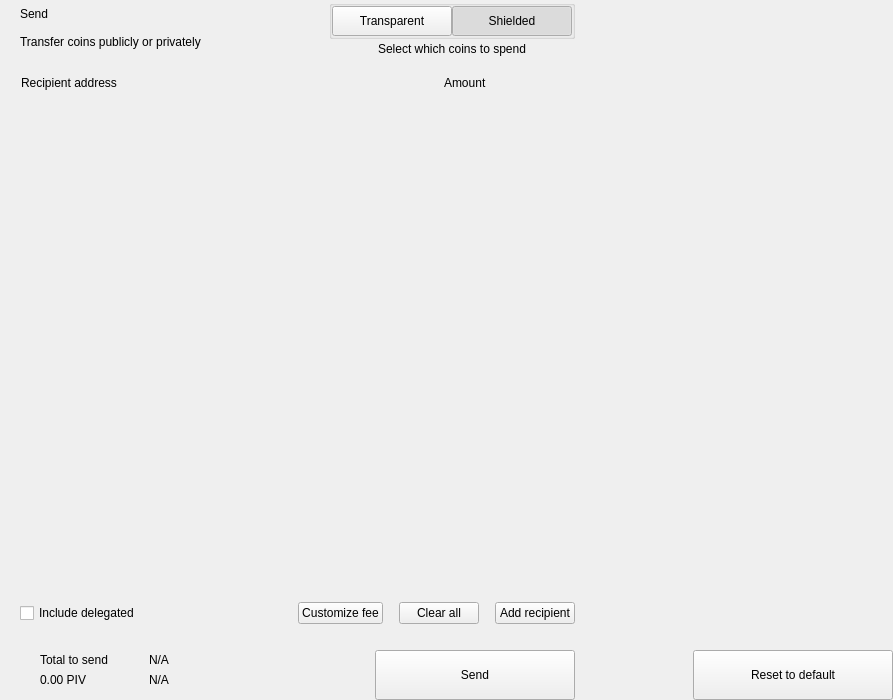
<?xml version="1.0" encoding="UTF-8"?>
<ui version="4.0">
 <class>send</class>
 <widget class="QWidget" name="send">
  <property name="geometry">
   <rect>
    <x>0</x>
    <y>0</y>
    <width>893</width>
    <height>700</height>
   </rect>
  </property>
  <property name="windowTitle">
   <string notr="true">N/A</string>
  </property>
  <layout class="QHBoxLayout" name="horizontalLayout_2" stretch="2,1">
   <property name="spacing">
    <number>0</number>
   </property>
   <property name="leftMargin">
    <number>0</number>
   </property>
   <property name="topMargin">
    <number>0</number>
   </property>
   <property name="rightMargin">
    <number>0</number>
   </property>
   <property name="bottomMargin">
    <number>0</number>
   </property>
   <item>
    <widget class="QWidget" name="left" native="true">
     <layout class="QVBoxLayout" name="verticalLayout_3">
      <property name="spacing">
       <number>0</number>
      </property>
      <property name="leftMargin">
       <number>0</number>
      </property>
      <property name="topMargin">
       <number>0</number>
      </property>
      <property name="rightMargin">
       <number>0</number>
      </property>
      <property name="bottomMargin">
       <number>0</number>
      </property>
      <item>
       <layout class="QVBoxLayout" name="verticalLayout_22" stretch="0,0,0,1,0,0,0,0">
        <property name="spacing">
         <number>0</number>
        </property>
        <item>
         <layout class="QHBoxLayout" name="horizontalLayout_3">
          <property name="spacing">
           <number>0</number>
          </property>
          <property name="leftMargin">
           <number>20</number>
          </property>
          <property name="rightMargin">
           <number>20</number>
          </property>
          <item>
           <layout class="QVBoxLayout" name="verticalLayout">
            <property name="spacing">
             <number>0</number>
            </property>
            <item>
             <widget class="QLabel" name="labelTitle">
              <property name="text">
               <string>Send</string>
              </property>
              <property name="alignment">
               <set>Qt::AlignLeading|Qt::AlignLeft|Qt::AlignVCenter</set>
              </property>
             </widget>
            </item>
            <item>
             <widget class="QLabel" name="labelSubtitle1">
              <property name="text">
               <string>Transfer coins publicly or privately</string>
              </property>
             </widget>
            </item>
           </layout>
          </item>
          <item>
           <spacer name="horizontalSpacer">
            <property name="orientation">
             <enum>Qt::Horizontal</enum>
            </property>
            <property name="sizeHint" stdset="0">
             <size>
              <width>40</width>
              <height>20</height>
             </size>
            </property>
           </spacer>
          </item>
          <item>
           <layout class="QVBoxLayout" name="verticalLayout_6">
            <property name="spacing">
             <number>3</number>
            </property>
            <item alignment="Qt::AlignHCenter">
             <widget class="QGroupBox" name="groupBox">
              <property name="styleSheet">
               <string notr="true">#groupBox{
padding-top:2px;
}</string>
              </property>
              <property name="title">
               <string/>
              </property>
              <property name="alignment">
               <set>Qt::AlignCenter</set>
              </property>
              <layout class="QHBoxLayout" name="horizontalLayout_4">
               <property name="spacing">
                <number>0</number>
               </property>
               <property name="leftMargin">
                <number>0</number>
               </property>
               <property name="topMargin">
                <number>0</number>
               </property>
               <property name="rightMargin">
                <number>0</number>
               </property>
               <property name="bottomMargin">
                <number>0</number>
               </property>
               <item>
                <widget class="QPushButton" name="pushLeft">
                 <property name="minimumSize">
                  <size>
                   <width>120</width>
                   <height>30</height>
                  </size>
                 </property>
                 <property name="maximumSize">
                  <size>
                   <width>120</width>
                   <height>30</height>
                  </size>
                 </property>
                 <property name="focusPolicy">
                  <enum>Qt::NoFocus</enum>
                 </property>
                 <property name="text">
                  <string>Transparent</string>
                 </property>
                 <property name="checkable">
                  <bool>true</bool>
                 </property>
                 <property name="autoExclusive">
                  <bool>true</bool>
                 </property>
                </widget>
               </item>
               <item>
                <widget class="QPushButton" name="pushRight">
                 <property name="minimumSize">
                  <size>
                   <width>120</width>
                   <height>30</height>
                  </size>
                 </property>
                 <property name="maximumSize">
                  <size>
                   <width>120</width>
                   <height>30</height>
                  </size>
                 </property>
                 <property name="focusPolicy">
                  <enum>Qt::NoFocus</enum>
                 </property>
                 <property name="text">
                  <string>Shielded</string>
                 </property>
                 <property name="checkable">
                  <bool>true</bool>
                 </property>
                 <property name="checked">
                  <bool>true</bool>
                 </property>
                 <property name="autoExclusive">
                  <bool>true</bool>
                 </property>
                </widget>
               </item>
              </layout>
             </widget>
            </item>
            <item alignment="Qt::AlignHCenter|Qt::AlignTop">
             <widget class="QLabel" name="labelSubtitle2">
              <property name="styleSheet">
               <string notr="true"/>
              </property>
              <property name="text">
               <string>Select which coins to spend</string>
              </property>
              <property name="alignment">
               <set>Qt::AlignCenter</set>
              </property>
              <property name="indent">
               <number>0</number>
              </property>
             </widget>
            </item>
           </layout>
          </item>
         </layout>
        </item>
        <item>
         <spacer name="verticalSpacer_2">
          <property name="orientation">
           <enum>Qt::Vertical</enum>
          </property>
          <property name="sizeType">
           <enum>QSizePolicy::Fixed</enum>
          </property>
          <property name="sizeHint" stdset="0">
           <size>
            <width>20</width>
            <height>20</height>
           </size>
          </property>
         </spacer>
        </item>
        <item>
         <layout class="QHBoxLayout" name="horizontalLayout" stretch="6,0,2">
          <property name="spacing">
           <number>0</number>
          </property>
          <property name="leftMargin">
           <number>10</number>
          </property>
          <property name="topMargin">
           <number>0</number>
          </property>
          <property name="rightMargin">
           <number>20</number>
          </property>
          <property name="bottomMargin">
           <number>0</number>
          </property>
          <item>
           <widget class="QLabel" name="labelSubtitleAddress">
            <property name="styleSheet">
             <string notr="true">margin-left:8px;</string>
            </property>
            <property name="text">
             <string>Recipient address</string>
            </property>
           </widget>
          </item>
          <item>
           <spacer name="horizontalSpacer_3">
            <property name="orientation">
             <enum>Qt::Horizontal</enum>
            </property>
            <property name="sizeType">
             <enum>QSizePolicy::Fixed</enum>
            </property>
            <property name="sizeHint" stdset="0">
             <size>
              <width>40</width>
              <height>1</height>
             </size>
            </property>
           </spacer>
          </item>
          <item>
           <widget class="QLabel" name="labelSubtitleAmount">
            <property name="text">
             <string>Amount</string>
            </property>
           </widget>
          </item>
         </layout>
        </item>
        <item>
         <widget class="QScrollArea" name="scrollArea">
          <property name="minimumSize">
           <size>
            <width>0</width>
            <height>350</height>
           </size>
          </property>
          <property name="styleSheet">
           <string notr="true">#scrollArea {
            background:transparent;
            margin-top:10px;
}</string>
          </property>
          <property name="horizontalScrollBarPolicy">
           <enum>Qt::ScrollBarAlwaysOff</enum>
          </property>
          <property name="sizeAdjustPolicy">
           <enum>QAbstractScrollArea::AdjustIgnored</enum>
          </property>
          <property name="widgetResizable">
           <bool>true</bool>
          </property>
          <property name="alignment">
           <set>Qt::AlignLeading|Qt::AlignLeft|Qt::AlignTop</set>
          </property>
          <widget class="QWidget" name="scrollAreaWidgetContents">
           <property name="geometry">
            <rect>
             <x>0</x>
             <y>0</y>
             <width>591</width>
             <height>16</height>
            </rect>
           </property>
           <property name="sizePolicy">
            <sizepolicy hsizetype="Preferred" vsizetype="Maximum">
             <horstretch>0</horstretch>
             <verstretch>0</verstretch>
            </sizepolicy>
           </property>
           <property name="autoFillBackground">
            <bool>false</bool>
           </property>
           <property name="styleSheet">
            <string notr="true">#scrollAreaWidgetContents {
             background:transparent;
             }</string>
           </property>
           <layout class="QVBoxLayout" name="verticalLayout_7">
            <property name="spacing">
             <number>0</number>
            </property>
            <property name="sizeConstraint">
             <enum>QLayout::SetDefaultConstraint</enum>
            </property>
            <property name="leftMargin">
             <number>0</number>
            </property>
            <property name="topMargin">
             <number>0</number>
            </property>
            <property name="rightMargin">
             <number>0</number>
            </property>
            <property name="bottomMargin">
             <number>0</number>
            </property>
           </layout>
          </widget>
         </widget>
        </item>
        <item>
         <spacer name="verticalSpacer_4">
          <property name="orientation">
           <enum>Qt::Vertical</enum>
          </property>
          <property name="sizeType">
           <enum>QSizePolicy::Fixed</enum>
          </property>
          <property name="sizeHint" stdset="0">
           <size>
            <width>20</width>
            <height>20</height>
           </size>
          </property>
         </spacer>
        </item>
        <item>
         <layout class="QHBoxLayout" name="horizontalLayout_20">
          <property name="spacing">
           <number>6</number>
          </property>
          <property name="leftMargin">
           <number>20</number>
          </property>
          <property name="rightMargin">
           <number>20</number>
          </property>
          <item>
           <widget class="QCheckBox" name="checkBoxDelegations">
            <property name="layoutDirection">
             <enum>Qt::LeftToRight</enum>
            </property>
            <property name="text">
             <string>Include delegated</string>
            </property>
           </widget>
          </item>
          <item>
           <spacer name="horizontalSpacer_4">
            <property name="orientation">
             <enum>Qt::Horizontal</enum>
            </property>
            <property name="sizeHint" stdset="0">
             <size>
              <width>10</width>
              <height>20</height>
             </size>
            </property>
           </spacer>
          </item>
          <item>
           <widget class="QPushButton" name="pushButtonFee">
            <property name="focusPolicy">
             <enum>Qt::NoFocus</enum>
            </property>
            <property name="text">
             <string>Customize fee</string>
            </property>
           </widget>
          </item>
          <item>
           <spacer name="horizontalSpacer_11">
            <property name="orientation">
             <enum>Qt::Horizontal</enum>
            </property>
            <property name="sizeType">
             <enum>QSizePolicy::Minimum</enum>
            </property>
            <property name="sizeHint" stdset="0">
             <size>
              <width>10</width>
              <height>20</height>
             </size>
            </property>
           </spacer>
          </item>
          <item>
           <widget class="QPushButton" name="pushButtonClear">
            <property name="focusPolicy">
             <enum>Qt::NoFocus</enum>
            </property>
            <property name="layoutDirection">
             <enum>Qt::RightToLeft</enum>
            </property>
            <property name="text">
             <string>Clear all</string>
            </property>
           </widget>
          </item>
          <item>
           <spacer name="horizontalSpacer_6">
            <property name="orientation">
             <enum>Qt::Horizontal</enum>
            </property>
            <property name="sizeType">
             <enum>QSizePolicy::Fixed</enum>
            </property>
            <property name="sizeHint" stdset="0">
             <size>
              <width>10</width>
              <height>20</height>
             </size>
            </property>
           </spacer>
          </item>
          <item>
           <widget class="QPushButton" name="pushButtonAddRecipient">
            <property name="focusPolicy">
             <enum>Qt::NoFocus</enum>
            </property>
            <property name="text">
             <string>Add recipient</string>
            </property>
           </widget>
          </item>
         </layout>
        </item>
        <item>
         <spacer name="verticalSpacer">
          <property name="orientation">
           <enum>Qt::Vertical</enum>
          </property>
          <property name="sizeType">
           <enum>QSizePolicy::Fixed</enum>
          </property>
          <property name="sizeHint" stdset="0">
           <size>
            <width>20</width>
            <height>16</height>
           </size>
          </property>
         </spacer>
        </item>
        <item>
         <layout class="QHBoxLayout" name="horizontalLayout_7">
          <property name="rightMargin">
           <number>20</number>
          </property>
          <item>
           <layout class="QHBoxLayout" name="horizontalLayout_10">
            <property name="spacing">
             <number>0</number>
            </property>
            <property name="leftMargin">
             <number>8</number>
            </property>
            <item>
             <widget class="QStackedWidget" name="stackedWidget">
              <property name="minimumSize">
               <size>
                <width>0</width>
                <height>60</height>
               </size>
              </property>
              <property name="maximumSize">
               <size>
                <width>16777215</width>
                <height>60</height>
               </size>
              </property>
              <widget class="QWidget" name="page1">
               <layout class="QVBoxLayout" name="verticalLayout_71" stretch="0">
                <property name="spacing">
                 <number>6</number>
                </property>
                <property name="leftMargin">
                 <number>12</number>
                </property>
                <property name="topMargin">
                 <number>0</number>
                </property>
                <property name="rightMargin">
                 <number>0</number>
                </property>
                <property name="bottomMargin">
                 <number>0</number>
                </property>
                <item>
                 <widget class="QWidget" name="coinWidget" native="true">
                  <property name="minimumSize">
                   <size>
                    <width>0</width>
                    <height>60</height>
                   </size>
                  </property>
                  <property name="maximumSize">
                   <size>
                    <width>16777215</width>
                    <height>60</height>
                   </size>
                  </property>
                  <layout class="QHBoxLayout" name="horizontalLayout_9">
                   <property name="spacing">
                    <number>0</number>
                   </property>
                   <property name="leftMargin">
                    <number>20</number>
                   </property>
                   <property name="topMargin">
                    <number>10</number>
                   </property>
                   <property name="rightMargin">
                    <number>20</number>
                   </property>
                   <property name="bottomMargin">
                    <number>10</number>
                   </property>
                   <item>
                    <layout class="QVBoxLayout" name="verticalSend">
                     <property name="spacing">
                      <number>0</number>
                     </property>
                     <item>
                      <widget class="QLabel" name="labelTitleTotalSend">
                       <property name="text">
                        <string>Total to send</string>
                       </property>
                      </widget>
                     </item>
                     <item>
                      <widget class="QLabel" name="labelAmountSend">
                       <property name="text">
                        <string notr="true">0.00 PIV</string>
                       </property>
                      </widget>
                     </item>
                    </layout>
                   </item>
                   <item>
                    <spacer name="horizontalSpacer_9">
                     <property name="orientation">
                      <enum>Qt::Horizontal</enum>
                     </property>
                     <property name="sizeType">
                      <enum>QSizePolicy::Fixed</enum>
                     </property>
                     <property name="sizeHint" stdset="0">
                      <size>
                       <width>20</width>
                       <height>20</height>
                      </size>
                     </property>
                    </spacer>
                   </item>
                   <item>
                    <widget class="QLabel" name="labelLine">
                     <property name="minimumSize">
                      <size>
                       <width>1</width>
                       <height>0</height>
                      </size>
                     </property>
                     <property name="maximumSize">
                      <size>
                       <width>1</width>
                       <height>16777215</height>
                      </size>
                     </property>
                     <property name="text">
                      <string/>
                     </property>
                    </widget>
                   </item>
                   <item>
                    <spacer name="horizontalSpacer_10">
                     <property name="orientation">
                      <enum>Qt::Horizontal</enum>
                     </property>
                     <property name="sizeType">
                      <enum>QSizePolicy::Fixed</enum>
                     </property>
                     <property name="sizeHint" stdset="0">
                      <size>
                       <width>20</width>
                       <height>20</height>
                      </size>
                     </property>
                    </spacer>
                   </item>
                   <item>
                    <layout class="QVBoxLayout" name="verticalRemaining">
                     <property name="spacing">
                      <number>0</number>
                     </property>
                     <item>
                      <widget class="QLabel" name="labelTitleTotalRemaining">
                       <property name="text">
                        <string notr="true">N/A</string>
                       </property>
                      </widget>
                     </item>
                     <item>
                      <widget class="QLabel" name="labelAmountRemaining">
                       <property name="text">
                        <string notr="true">N/A</string>
                       </property>
                      </widget>
                     </item>
                    </layout>
                   </item>
                  </layout>
                 </widget>
                </item>
               </layout>
              </widget>
              <widget class="QWidget" name="page_2"/>
             </widget>
            </item>
           </layout>
          </item>
          <item>
           <spacer name="horizontalSpacer_5">
            <property name="orientation">
             <enum>Qt::Horizontal</enum>
            </property>
            <property name="sizeType">
             <enum>QSizePolicy::Expanding</enum>
            </property>
            <property name="sizeHint" stdset="0">
             <size>
              <width>40</width>
              <height>20</height>
             </size>
            </property>
           </spacer>
          </item>
          <item alignment="Qt::AlignBottom">
           <widget class="QPushButton" name="pushButtonSave">
            <property name="minimumSize">
             <size>
              <width>200</width>
              <height>50</height>
             </size>
            </property>
            <property name="maximumSize">
             <size>
              <width>200</width>
              <height>50</height>
             </size>
            </property>
            <property name="focusPolicy">
             <enum>Qt::NoFocus</enum>
            </property>
            <property name="text">
             <string>Send</string>
            </property>
           </widget>
          </item>
         </layout>
        </item>
       </layout>
      </item>
     </layout>
    </widget>
   </item>
   <item>
    <widget class="QWidget" name="right" native="true">
     <layout class="QVBoxLayout" name="verticalLayout_5">
      <property name="leftMargin">
       <number>0</number>
      </property>
      <property name="topMargin">
       <number>0</number>
      </property>
      <property name="rightMargin">
       <number>0</number>
      </property>
      <property name="bottomMargin">
       <number>0</number>
      </property>
      <item>
       <layout class="QVBoxLayout" name="verticalLayout_4">
        <property name="spacing">
         <number>6</number>
        </property>
        <item>
         <widget class="OptionButton" name="btnCoinControl" native="true">
          <property name="minimumSize">
           <size>
            <width>0</width>
            <height>50</height>
           </size>
          </property>
         </widget>
        </item>
        <item>
         <widget class="OptionButton" name="btnChangeAddress" native="true">
          <property name="minimumSize">
           <size>
            <width>0</width>
            <height>50</height>
           </size>
          </property>
         </widget>
        </item>
        <item>
         <widget class="OptionButton" name="btnUri" native="true">
          <property name="minimumSize">
           <size>
            <width>0</width>
            <height>50</height>
           </size>
          </property>
         </widget>
        </item>
        <item>
         <widget class="OptionButton" name="btnShieldCoins" native="true">
          <property name="minimumSize">
           <size>
            <width>0</width>
            <height>50</height>
           </size>
          </property>
         </widget>
        </item>
        <item>
         <spacer name="verticalSpacer_5">
          <property name="orientation">
           <enum>Qt::Vertical</enum>
          </property>
          <property name="sizeHint" stdset="0">
           <size>
            <width>20</width>
            <height>40</height>
           </size>
          </property>
         </spacer>
        </item>
        <item>
         <layout class="QHBoxLayout" name="horizontalLayout_8">
          <item>
           <spacer name="horizontalSpacer_7">
            <property name="orientation">
             <enum>Qt::Horizontal</enum>
            </property>
            <property name="sizeHint" stdset="0">
             <size>
              <width>40</width>
              <height>20</height>
             </size>
            </property>
           </spacer>
          </item>
          <item>
           <widget class="QPushButton" name="pushButtonReset">
            <property name="minimumSize">
             <size>
              <width>200</width>
              <height>50</height>
             </size>
            </property>
            <property name="maximumSize">
             <size>
              <width>200</width>
              <height>50</height>
             </size>
            </property>
            <property name="focusPolicy">
             <enum>Qt::NoFocus</enum>
            </property>
            <property name="text">
             <string>Reset to default</string>
            </property>
           </widget>
          </item>
         </layout>
        </item>
       </layout>
      </item>
     </layout>
    </widget>
   </item>
  </layout>
 </widget>
 <customwidgets>
  <customwidget>
   <class>OptionButton</class>
   <extends>QWidget</extends>
   <header>qt/optionbutton.h</header>
   <container>1</container>
  </customwidget>
 </customwidgets>
 <resources/>
 <connections/>
</ui>
